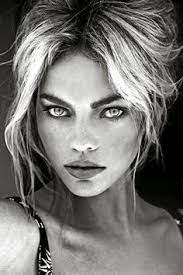
#> input picture tonelocator/colorizer/input/bw_photo_2.jpeg, 183 x 275 px
$ python -i preprocess.py   (imports and definitions only)
#> lines starting #> are read from the running program, lines starting #| are printed output that depends on the picture
"""
A function for implementing facial recognition
- Options for cropping
- Options for changing colorscale
- Options for blur
"""
import os
import cv2
import numpy as np


cascade = cv2.CascadeClassifier("./tonelocator/data/haarcascade_frontalface_default.xml")

def face_crop(image_path, to_gray=False, gaussian_blur=False):
    """
    Preprocessing of images for skin tone detection:
    a face detector and image crop to detected face
    Returns image as an array per cv2
    """
#> called with image_path = 'colorizer/input/bw_photo_2.jpeg', to_gray = False, gaussian_blur = False
    # Check file path
    path_check = os.path.isfile(image_path)

    # Error for path check
    if path_check is False:
        raise ValueError('File does not exist at this location')

    # Load image when file path exists
    temp_image = cv2.imread(image_path)
#> temp_image is the input picture: shape (275, 183, 3); mean B, G, R 113.8, 115.2, 117.5

    # Check if image loaded
    if temp_image is None:
        raise ValueError('Image file not read.')

    # Detect a face in the loaded image
    face_detected = cascade.detectMultiScale(temp_image, 1.1, 4)
#> face_detected = [[24, 66, 123, 123]]

    # opencv loads images as an array:
    if isinstance(face_detected, np.ndarray):
        for (x_dim, y_dim, width, height) in face_detected:
            cv2.rectangle(face_detected, (x_dim, y_dim), (x_dim + width, y_dim + height), (0, 0, 255), 2)
            face = temp_image[y_dim:y_dim + 15 + height, x_dim + 15:x_dim + width]
#> this loop made 1 pass
#> pass 1, in face_crop, `face = temp_image[y_dim:y_dim + 15 + height, x_dim + 15:x_dim + width]`:
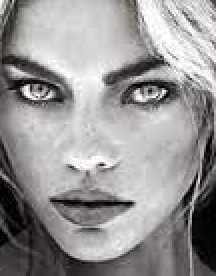
#> face: shape (138, 108, 3) (shown 2 times larger); mean B, G, R 147.7, 149.3, 151
    else:
        raise TypeError('Face not properly detected')

    # Boolean for converting to grayscale
    if to_gray is True:
        face = cv2.cvtColor(face, cv2.COLOR_BGR2GRAY)
    else:
        pass

    # Adding some blur
    if gaussian_blur is True:
        face = cv2.blur(face, (5, 5))
    else:
        pass

    return face

>>> result = face_crop('colorizer/input/bw_photo_2.jpeg')

$ run again, on tonelocator/colorizer/input/bw_photo_8.jpeg
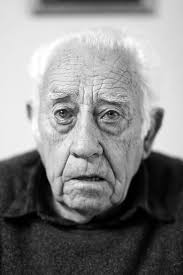
#> input picture tonelocator/colorizer/input/bw_photo_8.jpeg, 183 x 275 px
#> in face_crop, temp_image is the input picture: shape (275, 183, 3); min 0, max 255, mean 133.5
#> face_detected = [[19, 63, 139, 139]]
#> the loop in face_crop, `for (x_dim, y_dim, width, height) in face_detected:` made 1 pass
#> pass 1, in face_crop, `face = temp_image[y_dim:y_dim + 15 + height, x_dim + 15:x_dim + width]`:
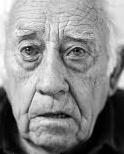
#> face: shape (154, 124, 3); min 0, max 255, mean 139.7

$ run again, on tonelocator/colorizer/input/bw_photo_9.jpeg
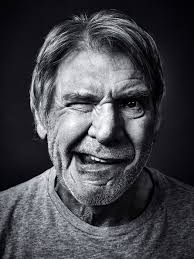
#> input picture tonelocator/colorizer/input/bw_photo_9.jpeg, 194 x 259 px
#> in face_crop, temp_image is the input picture: shape (259, 194, 3); mean B, G, R 75.3, 69.9, 69.6
#> face_detected = [[40, 54, 128, 128]]
#> the loop in face_crop, `for (x_dim, y_dim, width, height) in face_detected:` made 1 pass
#> pass 1, in face_crop, `face = temp_image[y_dim:y_dim + 15 + height, x_dim + 15:x_dim + width]`:
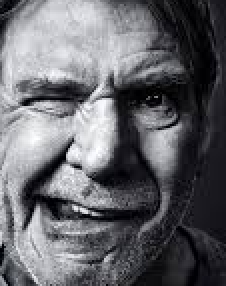
#> face: shape (143, 113, 3) (shown 2 times larger); mean B, G, R 107.2, 102.3, 102
